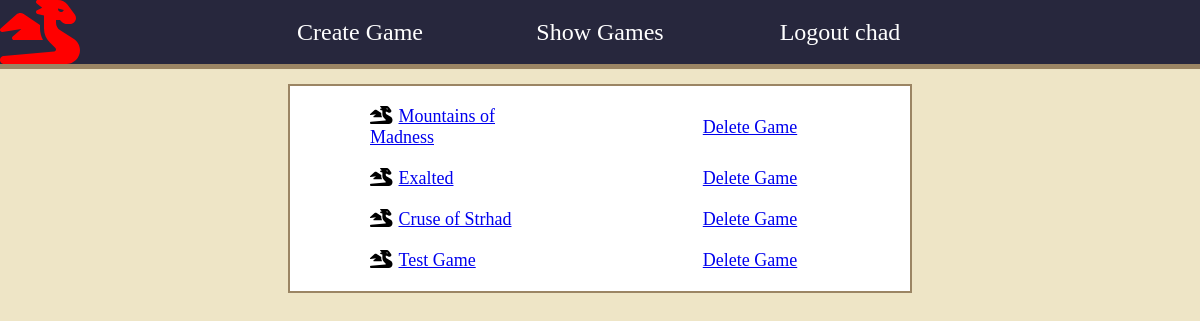
Page /games/ (signed in) on the earlier database version.
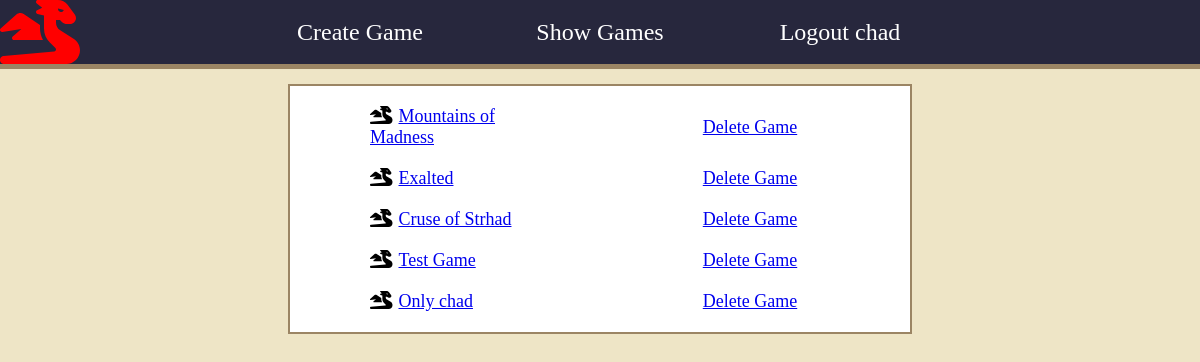
Same page on the later database version.
### games/models.py (models this page shows, shortened)
class Game(models.Model):
    name = models.CharField(max_length=200)
    description = models.TextField()
    members = models.ManyToManyField(USER_MODEL, related_name="games")
    user = models.ForeignKey(USER_MODEL, related_name="created_games", on_delete=models.CASCADE)

### games/views.py (the view)
# urls.py: path("", GameListView.as_view(), name="list_games"),
class GameListView(LoginRequiredMixin, ListView):
    model = Game
    template_name = "games/list_games.html"
    def get_queryset(self):
        return Game.objects.filter(members=self.request.user)

### games/templates/games/list_games.html
{% extends 'base.html' %}
{% block content %}
    <div class="games-container">
        {% for game in game_list %}
            <div class="single-game-container">
                <li class="games">
                    <i class="fa-solid fa-dragon"></i><a href="{% url 'show_game' game.id %}">{{ game.name }}</a>
                </li>
                {% if game.user == user %}
                    <span class="button"><a href="{% url 'delete_game' game.id %}">Delete Game</a></span>
                {% endif %}
            </div>
        {% endfor %}
    </div>
{% endblock content %}

### games/templates/base.html (shortened to what this page needs)
{% load static %}
<!DOCTYPE html>
<html lang="en">
<head>
    <link rel="stylesheet" href="{% static 'player/player.css' %}">
</head>
<body>
    <header>
        <nav>
        <i class="fa-solid fa-dragon background-dragon"></i>
            <ul>
                {% if user.is_authenticated %}
                    <li ><a href="{% url 'create_game' %}" class="nav-link">Create Game</a></li>
                    <li><a href="{% url 'list_games' %}" class="nav-link">Show Games</a></li>
                    <li><a href="{% url 'logout' %}" class="nav-link">Logout {{ user.username }}</a></li>
                {% else %}
                <li><a href="{% url 'signup' %}" class="nav-link">Signup</a></li>
                <li class="login"><a href="{% url 'login' %}" class="nav-link">Login</a></li>
                {% endif %}
            </ul>
        </nav>
    </header>
   <main>
       {% block content %}
       {% endblock content%}
   </main>
</body>
</html>

### games/static/player/player.css (style rules this page uses)
* { margin: 0; padding: 0; }
body { background-color: #eee5c6; font-size: 18px; }
header { background-color:#27273d; height: 4rem; margin-bottom: 20px; }
nav { border-bottom: 5px solid #9b8564; }
header > nav, ul { height: 100%; }
header > nav > ul { display: grid; grid-template-columns: repeat(5, 1fr); align-items: center; justify-items: center; list-style: none; }
.nav-link { text-decoration: none; font-size: 1.5rem; height: 100%; color: white; }
header > nav > ul > li:nth-child(1) { grid-column-start: 2; }
main { display: flex; justify-content: center; align-content: center; }
.background-dragon { position: fixed; color: red; height: 4rem; }
.games-container { display: flex; flex-direction: column; height: auto; width: 50%; background-color: white; border: 2px solid #9b8564; padding: 10px; }
.single-game-container { display: grid; grid-template-columns: repeat(2, 1fr); justify-items: center; align-items: center; }
li { list-style: none; }
.fa-dragon { padding-right: 6px; }
.games { display: inline; width: 10rem; margin: 10px; }

Differences in the rows shown:
added Game: name "Only chad", shows "Delete Game"
